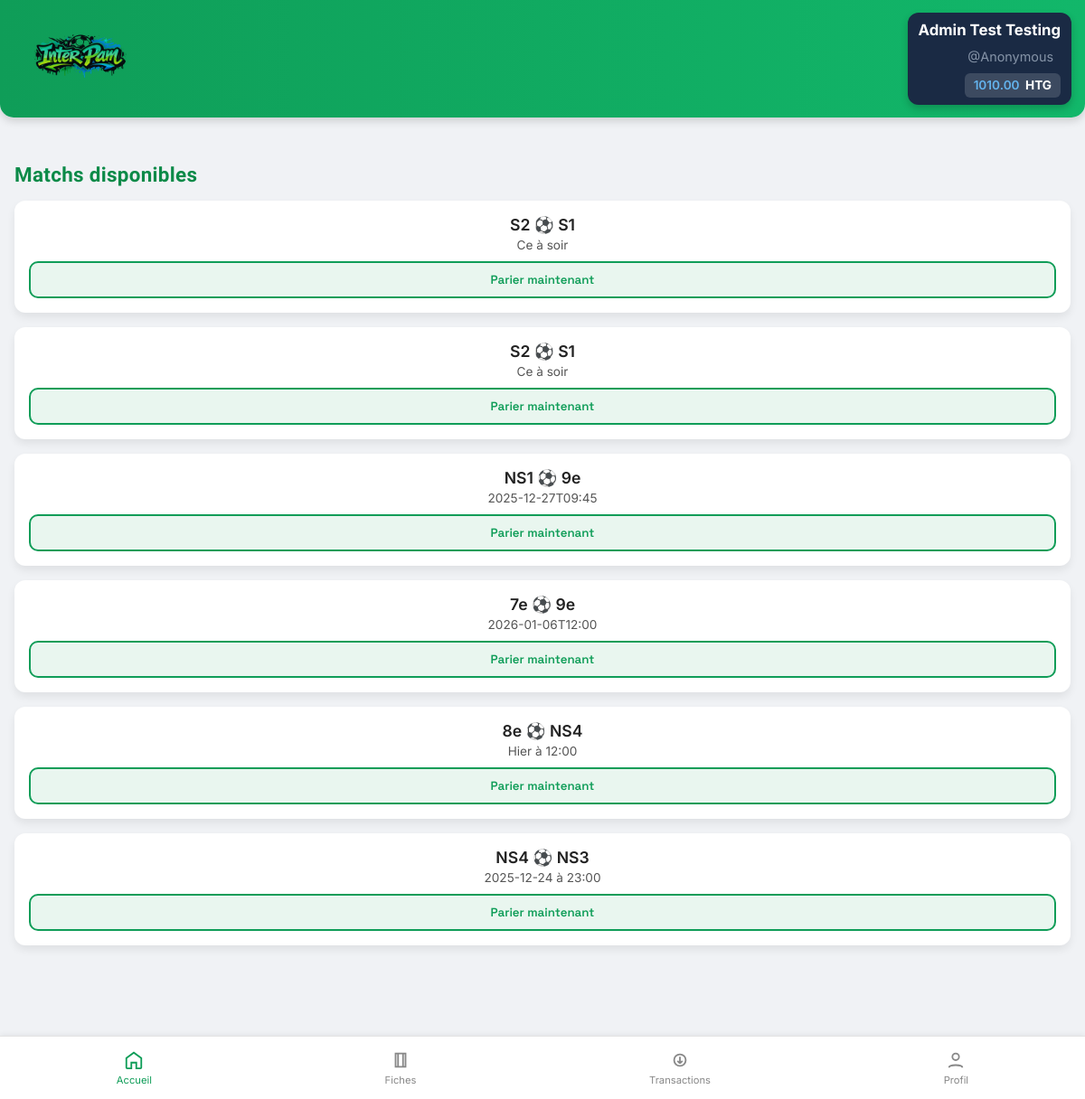
The app's page /home (signed in) with its own data.
### tables this page shows
CREATE TABLE parieurs (
                    id INTEGER PRIMARY KEY AUTOINCREMENT NOT NULL,
                    prenom TEXT NOT NULL,
                    nom TEXT NOT NULL,
                    username TEXT NOT NULL UNIQUE,
                    email TEXT NOT NULL UNIQUE,
                    age INT NOT NULL,
                    classe TEXT NOT NULL,
                    mdp TEXT NOT NULL,
                    created_at TEXT NOT NULL,
                    solde INTEGER DEFAULT 100000,
                    role TEXT DEFAULT 'parieur'
                );

CREATE TABLE matchs (
                    id INTEGER PRIMARY KEY AUTOINCREMENT NOT NULL,
                    equipe_a TEXT NOT NULL,
                    equipe_b TEXT NOT NULL,
                    date_match TEXT NOT NULL,
                    statut TEXT DEFAULT 'ouvert'
                );

### routes.py (the view)
@app.route("/home")
def home():
    if "username" in session:
        user = get_user_by_username(session["username"])
        programmes = get_programmes()
        return render_template("home.html", user=user, programmes=programmes)
    return redirect(url_for("index"))

### data.py (called while the page is built)
def depuis_centimes(centimes):
	if centimes is None:
		return Decimal("0.00")
	return (Decimal(str(centimes)) / Decimal("100")).quantize(Decimal("0.01"))

def get_user_by_username(username):
	try:
		with sqlite3.connect(DB_NAME) as conn:
			conn.row_factory = sqlite3.Row
			cur = conn.cursor()
			cur.execute("SELECT * FROM parieurs WHERE username = ?", (username,))
			user = cur.fetchone()
			if user:
				user_dict = dict(user)
				user_dict["solde"] = depuis_centimes(user_dict["solde"])
				return user_dict
			return None
	except sqlite3.Error as e:
		print(f"Erreur : {e}")
		return None

def get_matchs_en_cours():
	try:
		with sqlite3.connect(DB_NAME) as conn:
			conn.row_factory = sqlite3.Row
			cur = conn.cursor()
			cur.execute("""SELECT m.id AS match_id, m.equipe_a, m.equipe_b, m.date_match, o.libelle, o.id AS option_id, o.cote, o.categorie
            FROM matchs m
            INNER JOIN options o
            ON m.id = o.match_id
            WHERE m.statut = 'ouvert'
            """)
			return cur.fetchall()
	except sqlite3.Error as e:
		print(f"Une erreur s'est produite lors de la récupération : {e}")

def get_programmes():
	donnees = get_matchs_en_cours()
	programme = {}
	for ligne in donnees:
		m_id = ligne["match_id"]
		if m_id not in programme:
			programme[m_id] = {
				"equipe_a": ligne["equipe_a"],
				"equipe_b": ligne["equipe_b"],
				"date_match": ligne["date_match"],
				"match_id": m_id,
				"options": [],
			}
		if ligne["option_id"]:
			nouvelle_option = {
				"option_id": ligne["option_id"],
				"libelle": ligne["libelle"],
				"cote": ligne["cote"],
				"categorie": ligne["categorie"],
			}
			programme[m_id]["options"].append(nouvelle_option)
	return programme

### routes.py (called while the page is built)
def set_date(date_a_tester):
    try:
        partie_date, partie_heure = date_a_tester.split(" ")
        heure_formatee = partie_heure[:5]
    except ValueError:
        return date_a_tester
    aujourdhui = date.today().isoformat()
    hier = (date.today() - timedelta(days=1)).isoformat()
    demain = (date.today() + timedelta(days=1)).isoformat()
    if partie_date == aujourdhui:
        return f"Aujourd'hui à {heure_formatee}"
    elif partie_date == hier:
        return f"Hier à {heure_formatee}"
    elif partie_date == demain:
        return f"Demain à {heure_formatee}"
    else:
        return f"{partie_date} à {heure_formatee}"

### templates/home.html (shortened to what this page needs)
{% extends "base.html" %} {% block css %}
<link rel="stylesheet" href="{{ url_for('static', filename='css/home.css') }}" type="text/css" media="all" />
{% endblock %}  {% block content %}
<h2>Matchs disponibles</h2>
{% if not programmes %}
<div class="no-match"><p>Il n'y a aucun match pour le moment...</p></div>
{% else %}
<section class="matches">
  {% for id, match in programmes.items() %}
  <div class="match-card">
    <div class="match-info">
    	<div class="teams">{{ match["equipe_a"] }} &#9917; {{ match["equipe_b"] }}</div>
      <div class="date">{{ set_date(match["date_match"]) }}</div>
    </div>
    <a href="{{ url_for('details_match', match_id=match['match_id']) }}">
    <button class="bet-btn">Parier maintenant</button>
    </a>
  </div>
  {% endfor %}
</section>
{% endif %} {% endblock %}

### templates/base.html (shortened to what this page needs)
<!doctype html>
<html lang="fr">
  <head>
    <link rel="stylesheet" href="{{ url_for('static', filename='css/base.css') }}" />
    {% block css %}{% endblock %}
  </head>
  <body>
    <header class="top-bar">
      <div class="brand"><img src="{{url_for('static', filename='img/logo.png') }}" alt="Logo de InterPam" class="logo"/>
      </div>
      <div class="user-zone">
        <span class="user-name">{{ current_user.prenom|title }} {{ current_user.nom|title }}</span>
        <span class="username">@{{current_user.username}}</span>
        <div class="balance">{{ current_user.solde }} <strong>HTG</strong>
        </div>
      </div>
    </header>
    <main class="content">
      {% block content %} {% endblock %}
    <nav class="bottom-nav">
      <a href="{{ url_for('home') }}" class="nav-item {{ 'active' if request.endpoint == 'home' }}">
        <svg viewBox="0 0 24 24" class="icon">
          <path d="M3 9.5L12 3l9 6.5V21a1 1 0 0 1-1 1h-5v-7h-6v7H4a1 1 0 0 1-1-1V9.5z" />
        </svg>
        <span>Accueil</span>
      </a>
      <a href="{{ url_for('fiches') }}" class="nav-item {{ 'active' if request.endpoint == 'fiches' }}">
        <svg viewBox="0 0 24 24" class="icon">
          <path d="M6 4h12v16H6zM9 4v16M15 4v16" />
        </svg>
        <span>Fiches</span>
      </a>
      <a href="transactions.html" class="nav-item">
        <svg viewBox="0 0 24 24" class="icon">
          <path d="M12 8v8m0 0l-3-3m3 3l3-3M5 12a7 7 0 1 1 14 0 7 7 0 0 1-14 0z" />
        </svg>
        <span>Transactions</span>
      </a>
      <a href="profil.html" class="nav-item">
        <svg viewBox="0 0 24 24" class="icon">
          <circle cx="12" cy="8" r="4" />
          <path d="M4 21c0-4 16-4 16 0" />
        </svg>
        <span>Profil</span>
      </a>
    </nav>
  </body>
</html>

### static/css/base.css (style rules this page uses)
* { margin: 0; padding: 0; box-sizing: border-box; }
body { background: #f0f2f5; color: #222; padding-bottom: 80px; }
.top-bar { width: 100%; height: 130px; background: linear-gradient(90deg, #0f9d58, #12b76a); display: flex; align-items: center; justify-content: space-between; padding: 0 15px; color: white; box-shadow: 0 4px 10px rgba(0, 0, 0, 0.15); z-index: 100; border-radius: 0 0 15px 15px; }
.brand { display: flex; flex-direction: column; align-items: center; gap: 12px; }
.logo { width: 150px; height: auto; padding: 8px; border-radius: 12px; display: block; }
.user-zone { background: #1a2a44; padding: 8px 12px; border-radius: 12px; text-align: right; box-shadow: 0 4px 8px rgba(0, 0, 0, 0.2); min-width: 140px; align-items: center; justify-content: center; align-content: center; line-height: 1.4; }
.user-name { display: block; font-size: 1.05rem; font-weight: 700; color: #fff; margin: 0; padding: 0; }
.username { display: block; font-size: 0.9rem; opacity: 0.8; color: #a0aec0; margin: 8px; }
.balance { background: rgba(255, 255, 255, 0.15); padding: 4px 10px; border-radius: 6px; font-size: 0.85rem; font-weight: 600; color: #63b3ed; display: inline-block; }
.balance strong { color: white; margin-left: 3px; }
.bottom-nav { position: fixed; left: 0; bottom: 0; width: 100%; height: 70px; margin: 0; padding: 0; background: #fff; border-top: 1px solid #e3e3e3; display: flex; justify-content: space-around; align-items: center; box-shadow: 0 -2px 5px rgba(0, 0, 0, 0.05); }
.nav-item { text-decoration: none; color: #888; font-size: 0.7rem; display: flex; flex-direction: column; align-items: center; transition: color 0.2s ease; }
.nav-item .icon { width: 22px; height: 22px; stroke: currentColor; fill: none; stroke-width: 2; margin-bottom: 4px; }
.nav-item.active { color: #0f9d58; }

### static/css/home.css (style rules this page uses)
.content { padding: 50px 16px 90px; }
h2, .no-matchs { font-size: 1.4rem; margin-bottom: 16px; color: #0b8a48; }
.matches { display: flex; flex-direction: column; gap: 16px; }
.match-card { background: white; border-radius: 12px; padding: 16px; box-shadow: 0 5px 10px rgba(0, 0, 0, 0.07); transition: transform 0.2s ease, box-shadow 0.2s ease; }
.match-info { margin-bottom: 10px; }
.match-info .teams { font-weight: 600; font-size: 1.1rem; margin-bottom: 4px; text-align: center; }
.match-info .date { font-size: 0.85rem; color: #555; text-align: center; }
.bet-btn { background: #e9f6ef; color: #0f9d58; border: 2px solid #0f9d58; width: 100%; padding: 10px; border-radius: 10px; cursor: pointer; font-weight: 600; transition: background 0.2s ease, border-color 0.2s ease, transform 0.1s ease; }

### records on screen
parieurs: prenom "Admin Test", nom "Testing", username "Anonymous"
matchs: equipe_a "S2", equipe_b "S1", date_match "Ce à soir"
matchs: equipe_a "S2", equipe_b "S1", date_match "Ce à soir"
matchs: equipe_a "NS1", equipe_b "9e", date_match "2025-12-27T09:45"
matchs: equipe_a "7e", equipe_b "9e", date_match "2026-01-06T12:00"
matchs: equipe_a "8e", equipe_b "NS4", date_match "Hier à 12:00"
matchs: equipe_a "NS4", equipe_b "NS3", date_match "2025-12-24 à 23:00"

### other values on screen
{{ current_user.solde }} "1010.00"
